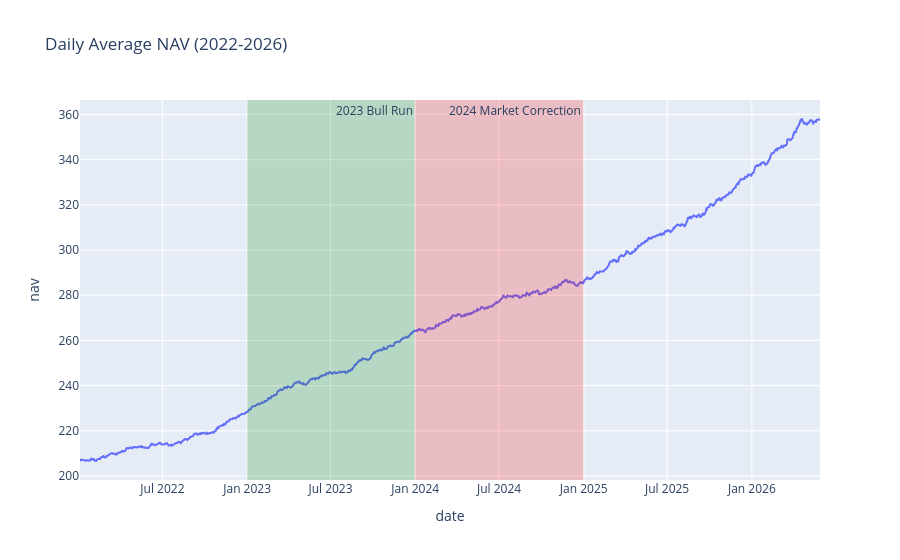

The cell this chart's notebook holds for it:
### Code cell
import warnings
warnings.filterwarnings("ignore")

nav["date"] = pd.to_datetime(nav["date"])

daily_nav = nav.groupby("date")["nav"].mean().reset_index()

fig = px.line(
    daily_nav,
    x="date",
    y="nav",
    title="Daily Average NAV (2022-2026)"
)

fig.add_vrect(
    x0="2023-01-01",
    x1="2023-12-31",
    annotation_text="2023 Bull Run",
    fillcolor="green",
    opacity=0.2,
    line_width=0
)

fig.add_vrect(
    x0="2024-01-01",
    x1="2024-12-31",
    annotation_text="2024 Market Correction",
    fillcolor="red",
    opacity=0.2,
    line_width=0
)

fig.show()

### Figure 1 — Plotly figure (JSON) as saved in the notebook; plotly's stock layout.template omitted (floating-point values rounded to 4 significant figures; data arrays with more than 128 entries replaced by an {"elided": "..."} marker saying what was removed)
{"data": [{"hovertemplate": "date=%{x}<br>nav=%{y}<extra></extra>", "legendgroup": "", "line": {"color": "#636efa", "dash": "solid"}, "marker": {"symbol": "circle"}, "mode": "lines", "name": "", "showlegend": false, "type": "scattergl", "x": {"elided": "1150 str values"}, "xaxis": "x", "y": {"elided": "1150 float values"}, "yaxis": "y"}], "layout": {"annotations": [{"showarrow": false, "text": "2023 Bull Run", "x": "2023-12-31", "xanchor": "right", "xref": "x", "y": 1, "yanchor": "top", "yref": "y domain"}, {"showarrow": false, "text": "2024 Market Correction", "x": "2024-12-31", "xanchor": "right", "xref": "x", "y": 1, "yanchor": "top", "yref": "y domain"}], "legend": {"tracegroupgap": 0}, "shapes": [{"fillcolor": "green", "line": {"width": 0}, "opacity": 0.2, "type": "rect", "x0": "2023-01-01", "x1": "2023-12-31", "xref": "x", "y0": 0, "y1": 1, "yref": "y domain"}, {"fillcolor": "red", "line": {"width": 0}, "opacity": 0.2, "type": "rect", "x0": "2024-01-01", "x1": "2024-12-31", "xref": "x", "y0": 0, "y1": 1, "yref": "y domain"}], "title": {"text": "Daily Average NAV (2022-2026)"}, "xaxis": {"anchor": "y", "domain": [0, 1], "title": {"text": "date"}}, "yaxis": {"anchor": "x", "domain": [0, 1], "title": {"text": "nav"}}}}
